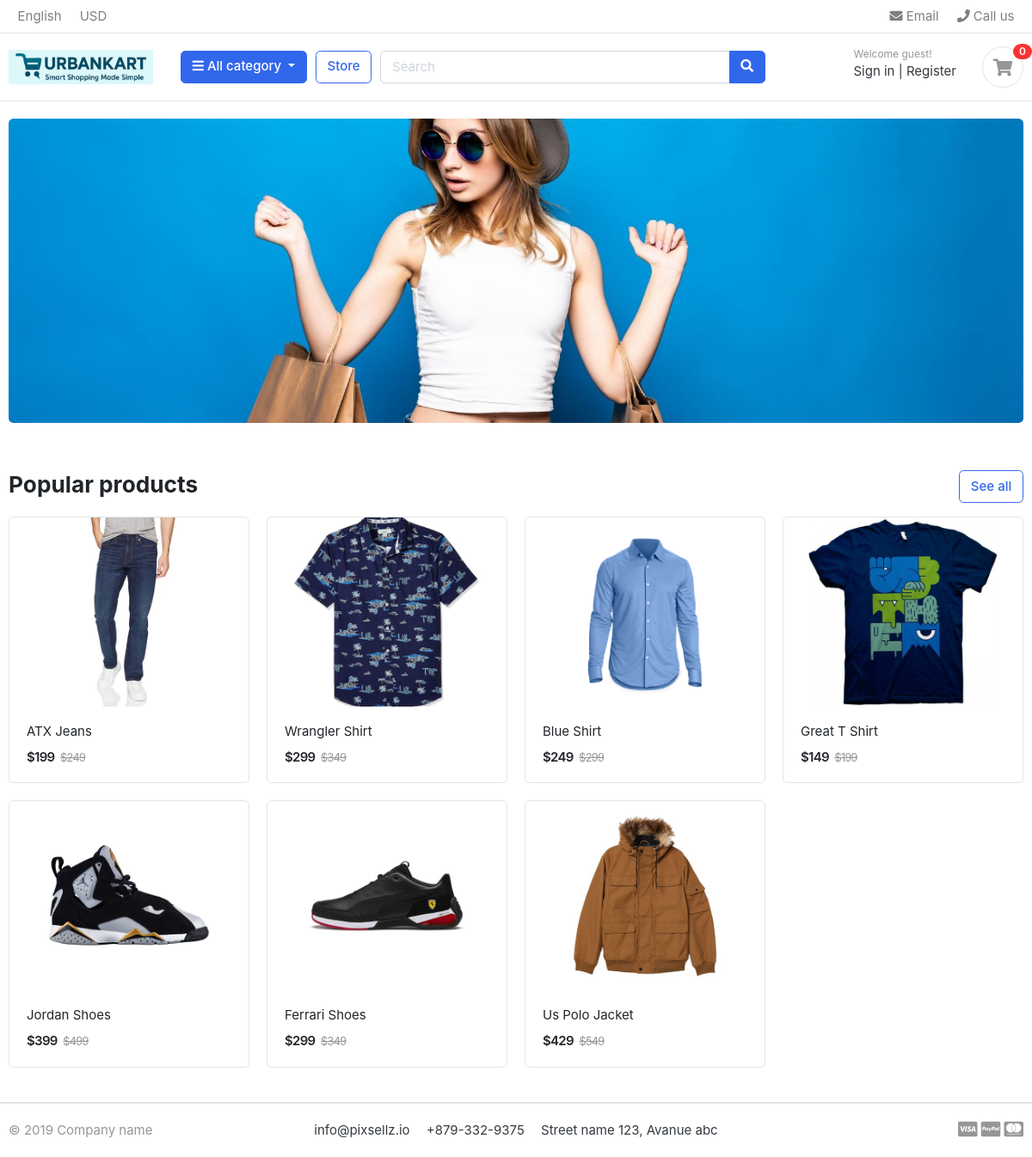
The page / on the database its author committed.
### store/models.py (models this page shows, shortened)
class Product(models.Model):
    product_name = models.CharField(max_length=200, unique=True)
    slug = models.SlugField(max_length=200, unique=True)
    description = models.TextField(max_length=500, blank=True)
    price = models.IntegerField()
    images = models.ImageField(upload_to='photos/products')
    stock = models.IntegerField()
    is_available = models.BooleanField(default=True)
    category = models.ForeignKey(Category, on_delete=models.CASCADE)
    created_date = models.DateTimeField(auto_now_add=True)
    modified_date = models.DateTimeField(auto_now=True)
    @property
    def old_price(self):
        rounded_price = round((self.price * 1.25) / 50) * 50
        return rounded_price - 1
    def get_url(self):
        return reverse('product_detail', kwargs={'category_slug': self.category.slug, 'product_slug': self.slug})

### ecom/views.py (the view)
# urls.py: 2. Add a URL to urlpatterns:  path('', views.home, name='home')
def home(request):
    products = Product.objects.all().filter(is_available=True)
    context = {
        'products': products,
    }
    return render(request, 'ecom/home.html', context)

### carts/context_processors.py (called while the page is built)
def counter(request):
    cart_count = 0
    if 'admin' in request.path:
        return {}
    else:
        try:
            cart = Cart.objects.filter(cart_id=_cart_id(request)).first()
            if cart:
                cart_items = CartItem.objects.filter(cart=cart)
                for cart_item in cart_items:
                    cart_count += cart_item.quantity
        except Cart.DoesNotExist:
            cart_count = 0
    return dict(cart_count=cart_count)

### carts/views.py (called while the page is built)
def _cart_id(request):
    cart_id = request.session.session_key
    if not cart_id:
        cart_id = request.session.create()
    return cart_id

### category/context_processors.py (called while the page is built)
def menu_links(request):
    links=Category.objects.all()
    return dict(links=links)

### category/models.py (called while the page is built)
    def get_category_url(self):
        return reverse('products_by_category', args=[self.slug])

### ecom/templates/ecom/home.html
{% extends 'ecom/base.html' %}
{% load static %}
{% block content %}
<section class="section-intro padding-y-sm">
<div class="container">
<div class="intro-banner-wrap">
	<img src="{% static 'images/banners/cover.jpg' %}" class="img-fluid rounded">
</div>
</div>
</section>
<section class="section-name padding-y-sm">
<div class="container">
<header class="section-heading">
	<a href="{% url 'store' %}" class="btn btn-outline-primary float-right">See all</a>
	<h3 class="section-title">Popular products</h3>
</header>
<div class="row">
	{% for product in products %}
		<div class="col-md-3">
			<div class="card card-product-grid">
				<a href="{{ product.get_url }}" class="img-wrap"> <img src="{{ product.images.url }}"> </a>
				<figcaption class="info-wrap">
					<a href="{{ product.get_url }}" class="title">{{ product.product_name }}</a>
					<div class="price-wrap mt-2">
						<span class="price">${{ product.price }}</span>
						<del class="price-old">${{ product.old_price }}</del>
                    </div>
				</figcaption>
			</div>
		</div>
	{% endfor %}
</div>
</div>
</section>
</body>
</html>
{% endblock content %}

### ecom/static/css/ui.css (style rules this page uses)
html { font-family: "Inter", sans-serif; font-size: 15px; }
.img-wrap { text-align: center; display: block; }
.img-wrap img { max-width: 100%; }
.price-wrap { letter-spacing: -0.7px; }
.padding-y-sm { padding-top: 20px; padding-bottom: 20px; }
.section-heading { margin-bottom: 20px; margin-top: 15px; }
.section-title { color: #212529; }
[class*=card-product] a.title { color: #212529; display: block; }
[class*=card-product] .img-wrap { overflow: hidden; position: relative; }
[class*=card-product] .img-wrap img { height: 100%; max-width: 100%; width: auto; display: inline-block; -o-object-fit: cover; object-fit: cover; }
.card-product-grid { margin-bottom: 20px; }
.card-product-grid .img-wrap { border-radius: 0.2rem 0.2rem 0 0; height: 220px; }
.card-product-grid .info-wrap { overflow: hidden; padding: 18px 20px; }
.card .img-wrap { overflow: hidden; }
.price { font-weight: 600; color: #212529; }
.price-old { color: #969696; margin-left: 3px; font-size: 85%; }

### rows shown on the page
Product: images (picture), product_name "ATX Jeans", price "199", old_price "249"
Product: images (picture), product_name "Wrangler Shirt", price "299", old_price "349"
Product: images (picture), product_name "Blue Shirt", price "249", old_price "299"
Product: images (picture), product_name "Great T Shirt", price "149", old_price "199"
Product: images (picture), product_name "Jordan Shoes", price "399", old_price "499"
Product: images (picture), product_name "Ferrari Shoes", price "299", old_price "349"
Product: images (picture), product_name "Us Polo Jacket", price "429", old_price "549"

### other values the page prints
{{ cart_count }} "0"
